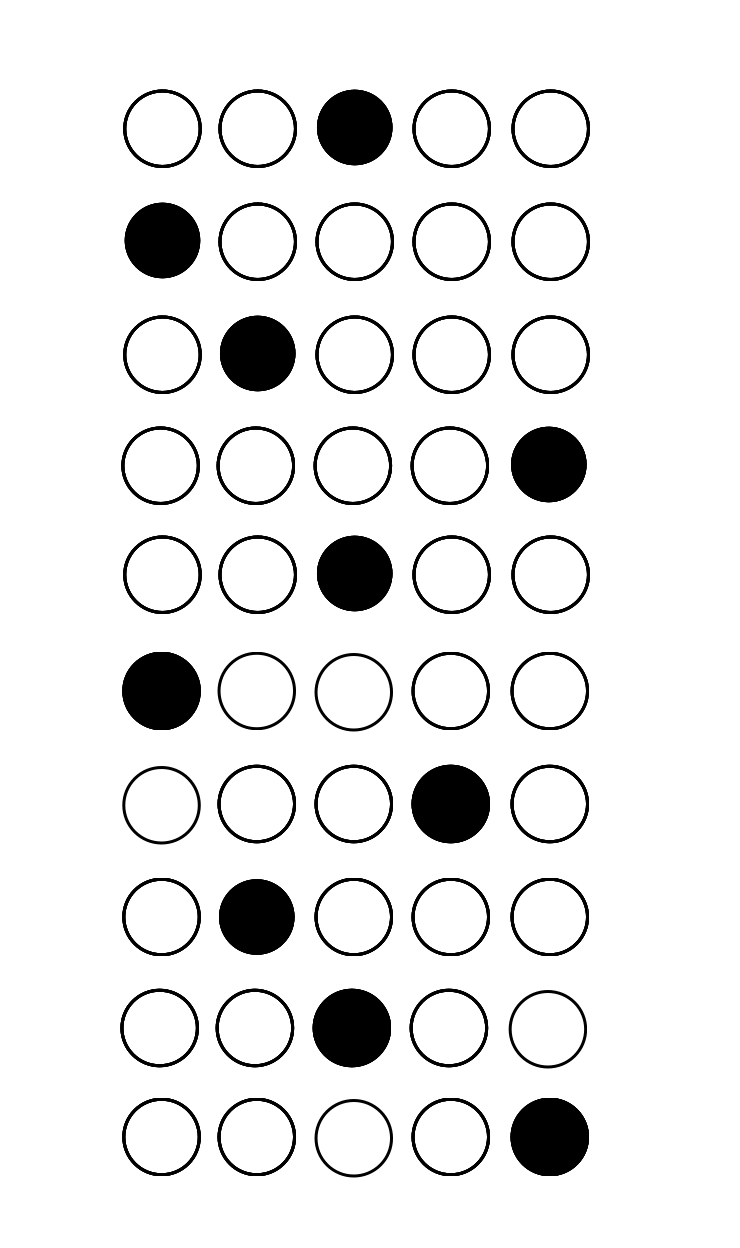
%> input picture Images/reference_image.png, 740 x 1248 px
$ octave --eval "compare;"   (GNU Octave 9; MATLAB toolbox functions it lacks are replaced by stand-ins)
%> lines starting %> are read from the running program, lines starting %| are printed output that depends on the picture; in (x1, y1, x2, y2) boxes, pixels count from 0 and x2, y2 are one past the last pixel; in counts of white or black regions, pixels touching at a corner belong together; the program's own positions count from 1
function compare()

% Read two images
pic1 = imread('reference_image.png');
%> pic1 is the input picture: size 1248x740x3 uint8; min 0, max 255, mean 232.9
pic2 = imread('std4.png');
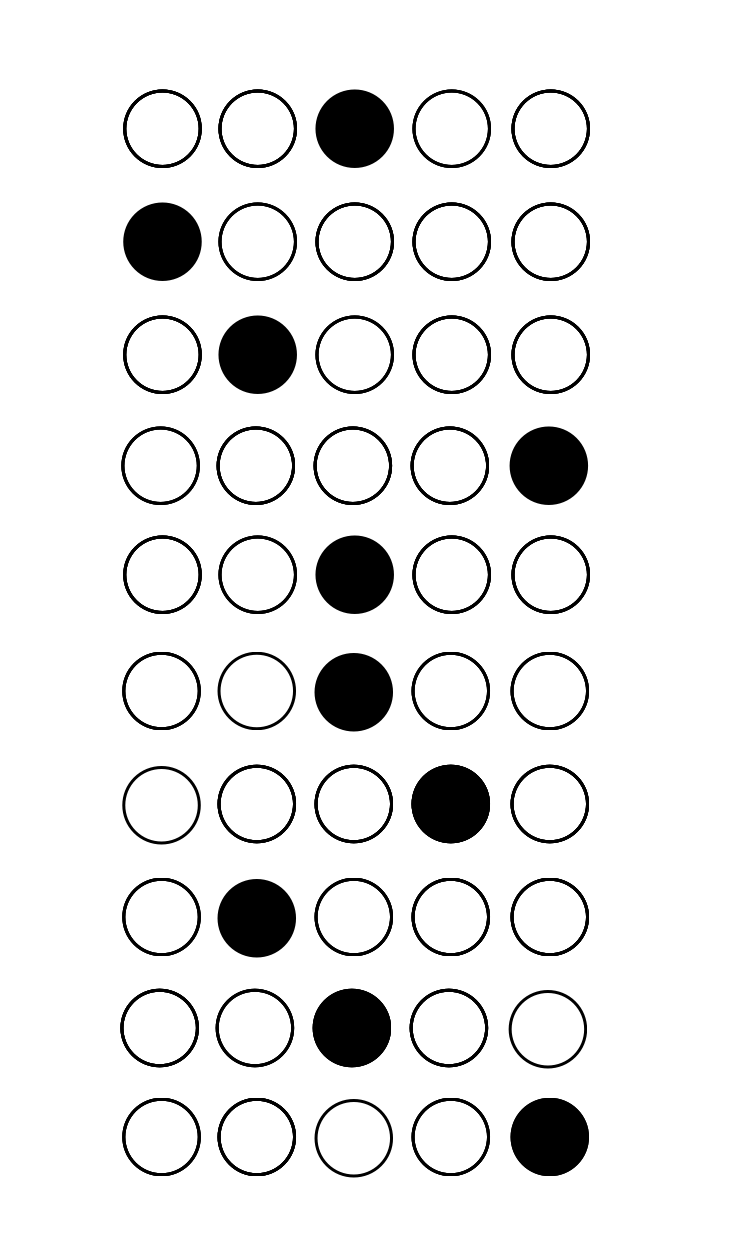
%> input picture Images/std4.png, 740 x 1248 px
%> pic2 is the input picture: size 1248x740x3 uint8; min 0, max 255, mean 232.5
%pic2 = imread('std2.png');
%pic2 = imread('std3.png');

% Get the difference of two images
differentiated_image = imabsdiff(pic1, pic2);
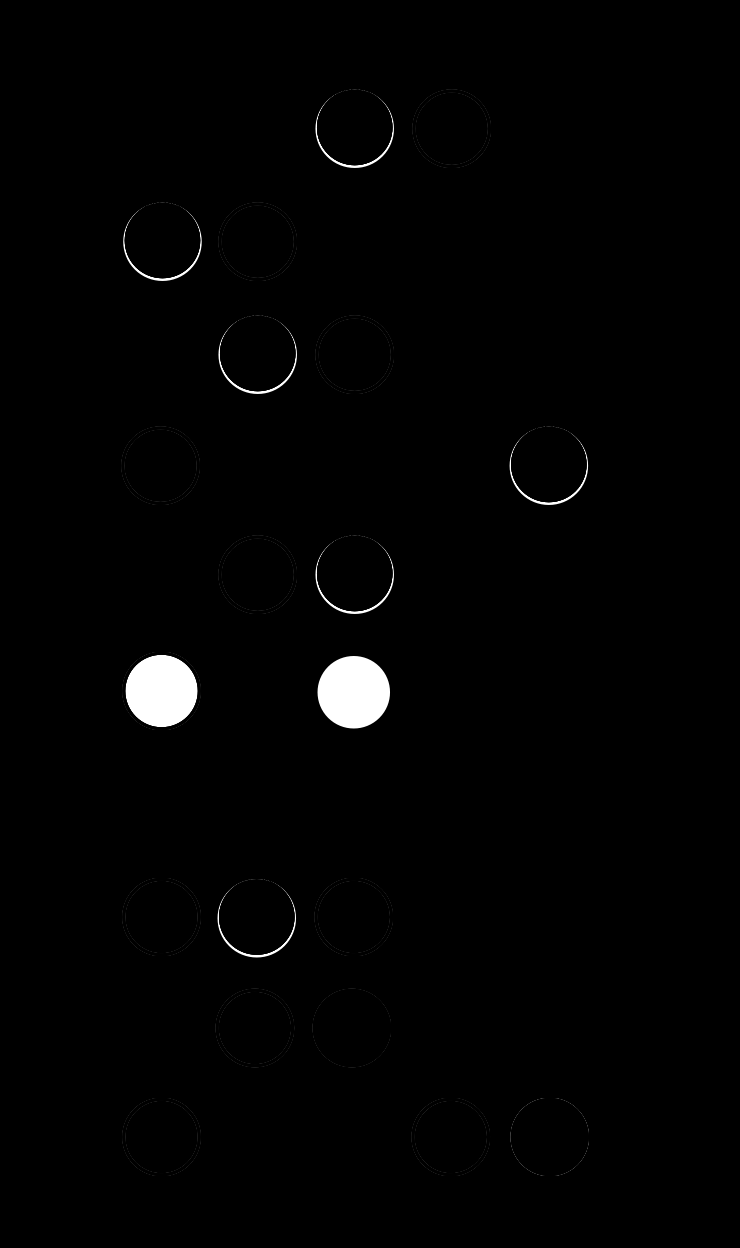
%> differentiated_image: size 1248x740x3 uint8; min 0, max 255, mean 2.8

% Convert the differentiated image to bw
diffgray = rgb2gray(differentiated_image);
diffbw = im2bw(diffgray);
%> diffbw: size 1248x740 logical; 1.1% white; 53 white regions (45 under 20 px), largest, box (x1, y1, x2, y2) and area: (318, 656, 390, 728) 4121, (126, 655, 197, 727) 4066, (315, 113, 394, 168) 270

% Remove noise from the differentiated image
%diffmedfil = medfilt2(diffbw);

% Remove unnessacary edges from the differentiated image
sel = strel('disk', 3);
differode = imerode(diffbw, sel);
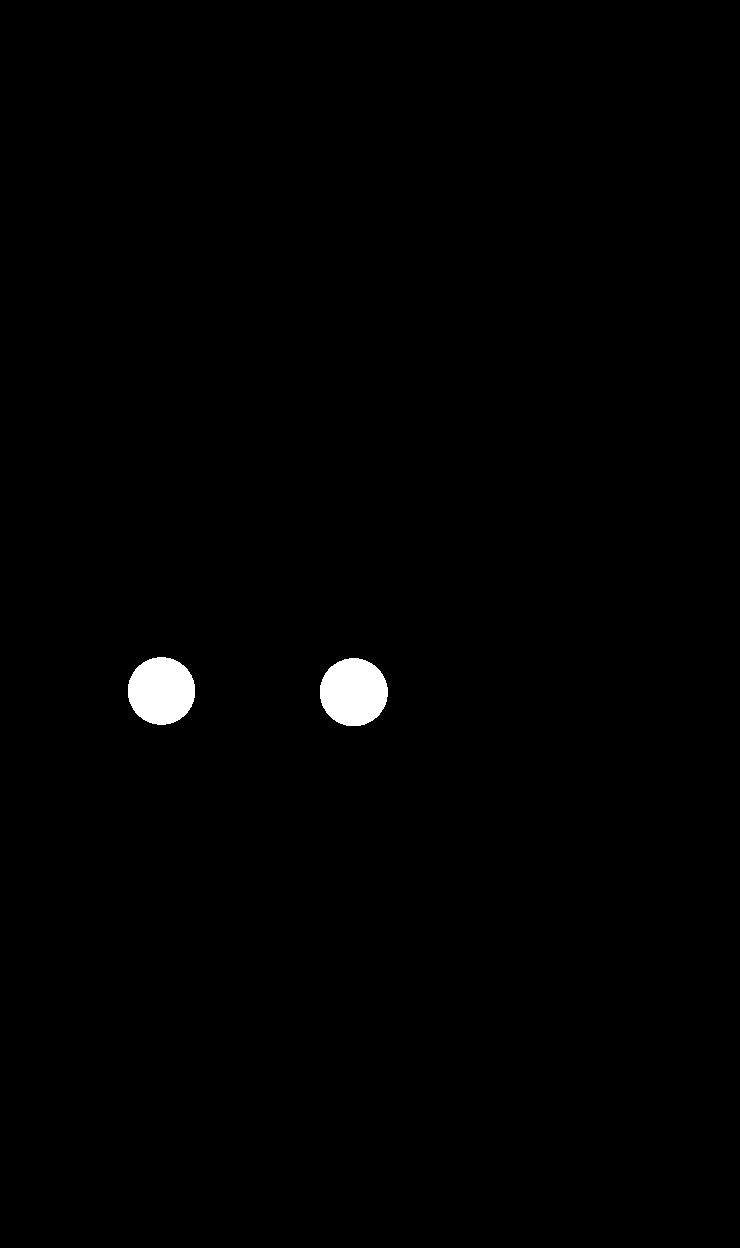
%> differode: size 1248x740 logical; 0.78% white; 2 white regions, box (x1, y1, x2, y2) and area: (320, 658, 388, 726) 3642, (128, 657, 195, 725) 3590

% Count the objects in differentiated image
[label count] = bwlabel(differode, 4);
%> label: size 1248x740 double; 3 distinct labels, from 0 to 2
%> count = 2

% Define total number of questions
totalNumberOfQuestions = 10;

% Calculate the marks
noOfCorrectAnswers = totalNumberOfQuestions - (count/2);
%> noOfCorrectAnswers = 9

% Display the result
totalNumberOfQuestions
noOfCorrectAnswers
%> noOfCorrectAnswers = 9


% Display the subplot
subplot(1,3,1),imshow(pic1),title("Reference Sheet"), subplot(1,3,2),imshow(pic2),title("Answer Sheet"),subplot(1,3,3),imshow(differode),title("Differentiated Image")
